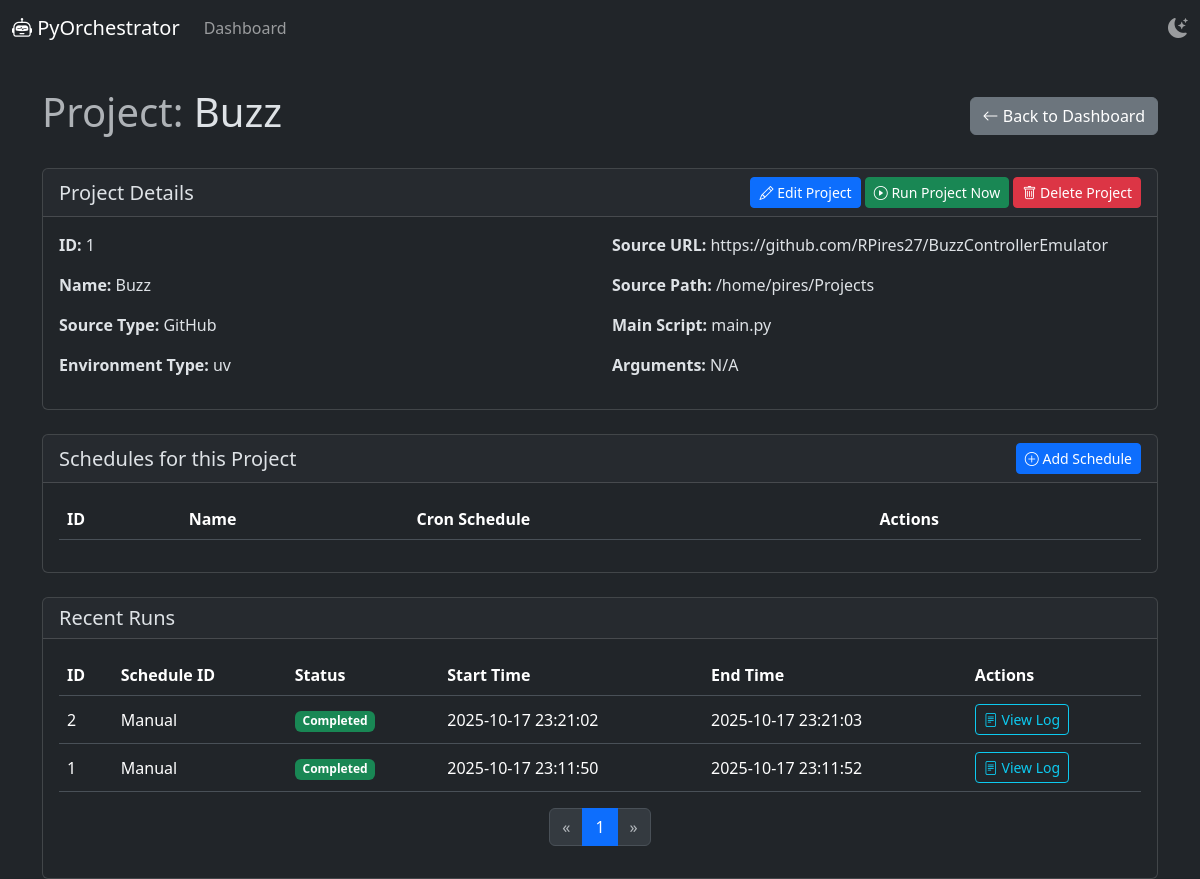
/projects/1, run on the app's committed database.
### app/models/project.py (models this page shows)
class Project(Base):
    __tablename__ = "projects"
    id = Column(Integer, primary_key=True, index=True)
    name = Column(String, unique=True, index=True)
    source_type = Column(String)
    source_url = Column(String, nullable=True)
    source_path = Column(String, nullable=True)
    main_script = Column(String)
    arguments = Column(String, nullable=True)
    environment_type = Column(String)
    schedules = relationship("Schedule", back_populates="project", cascade="all, delete-orphan")
    runs = relationship("Run", back_populates="project", cascade="all, delete-orphan")

### app/models/run.py (models this page shows)
class Run(Base):
    __tablename__ = "runs"
    id = Column(Integer, primary_key=True, index=True)
    project_id = Column(Integer, ForeignKey("projects.id"))
    schedule_id = Column(Integer, ForeignKey("schedules.id"), nullable=True)
    start_time = Column(DateTime, default=datetime.now)
    end_time = Column(DateTime, nullable=True)
    status = Column(String, default="pending") # pending, running, completed, failed
    log_output = Column(String, nullable=True)
    project = relationship("Project", back_populates="runs")
    schedule = relationship("Schedule", back_populates="runs")

### app/main.py (the view)
@app.get("/projects/{project_id}", response_class=HTMLResponse)
async def project_detail(
    request: Request,
    project_id: int,
    db: Session = Depends(get_db),
    page: int = 1,
    page_size: int = 10 # Default page size
):
    project = crud_project.get_project(db, project_id=project_id)
    if project is None:
        logger.warning(f"Attempted to view details of non-existent project with ID: {project_id}")
        raise HTTPException(status_code=404, detail="Project not found")
    schedules_data = crud_schedule.get_schedules_by_project_id(db, project_id=project_id)
    total_runs = crud_run.get_runs_count_by_project_id(db, project_id=project_id)
    runs_data = crud_run.get_runs_by_project_id(db, project_id=project_id, page=page, page_size=page_size)
    total_pages = math.ceil(total_runs / page_size)
    logger.info(f"Project detail page accessed for project ID: {project_id}. Page: {page}/{total_pages}")
    return templates.TemplateResponse("project_detail.html", {
        "request": request,
        "project": project,
        "schedules": schedules_data,
        "runs": runs_data,
        "current_page": page,
        "total_pages": total_pages,
        "page_size": page_size
    })

### templates/project_detail.html (shortened to what this page needs)
{% extends "base.html" %}
{% block content %}
<div class="d-flex justify-content-between align-items-center mb-4">
    <h1><span class="text-muted">Project:</span> {{ project.name }}</h1>
    <div>
        <a href="/" class="btn btn-secondary"><i class="bi bi-arrow-left"></i> Back to Dashboard</a>
    </div>
</div>
<div class="card mb-4">
    <div class="card-header d-flex justify-content-between align-items-center">
        <h2 class="h5 mb-0">Project Details</h2>
        <div>
            <a href="/projects/{{ project.id }}/edit" class="btn btn-primary btn-sm"><i class="bi bi-pencil"></i> Edit Project</a>
            <form action="/projects/{{ project.id }}/run" method="post" style="display:inline;">
                <button type="submit" class="btn btn-success btn-sm"><i class="bi bi-play-circle"></i> Run Project Now</button>
            </form>
            <form action="/projects/{{ project.id }}/delete" method="post" style="display:inline;" onsubmit="return confirm('Are you sure you want to delete this project and all its associated schedules and runs?');">
                <button type="submit" class="btn btn-danger btn-sm"><i class="bi bi-trash"></i> Delete Project</button>
            </form>
        </div>
    </div>
    <div class="card-body">
        <div class="row">
            <div class="col-md-6">
                <p><strong>ID:</strong> {{ project.id }}</p>
                <p><strong>Name:</strong> {{ project.name }}</p>
                <p><strong>Source Type:</strong> {{ project.source_type }}</p>
                <p><strong>Environment Type:</strong> {{ project.environment_type }}</p>
            </div>
            <div class="col-md-6">
                <p><strong>Source URL:</strong> {{ project.source_url if project.source_url else 'N/A' }}</p>
                <p><strong>Source Path:</strong> {{ project.source_path }}</p>
                <p><strong>Main Script:</strong> {{ project.main_script }}</p>
                <p><strong>Arguments:</strong> {{ project.arguments if project.arguments else 'N/A' }}</p>
            </div>
        </div>
    </div>
</div>
<div class="card mb-4">
    <div class="card-header d-flex justify-content-between align-items-center">
        <h2 class="h5 mb-0">Schedules for this Project</h2>
        <a href="/schedules/add?project_id={{ project.id }}" class="btn btn-primary btn-sm"><i class="bi bi-plus-circle"></i> Add Schedule</a>
    </div>
    <div class="card-body">
        <table class="table table-hover align-middle">
            <thead>
                <tr>
                    <th>ID</th>
                    <th>Name</th>
                    <th>Cron Schedule</th>
                    <th>Actions</th>
                </tr>
            </thead>
        </table>
    </div>
</div>
<div class="card">
    <div class="card-header">
        <h2 class="h5 mb-0">Recent Runs</h2>
    </div>
    <div class="card-body">
        <table class="table table-hover align-middle">
            <thead>
                <tr>
                    <th>ID</th>
                    <th>Schedule ID</th>
                    <th>Status</th>
                    <th>Start Time</th>
                    <th>End Time</th>
                    <th>Actions</th>
                </tr>
            </thead>
            <tbody>
                {% for run in runs %}
                <tr>
                    <td>{{ run.id }}</td>
                    <td>{{ run.schedule_id if run.schedule_id else 'Manual' }}</td>
                    <td>
                        {% if run.status == 'completed' %}
                        <span class="badge bg-success">Completed</span>
                        {% elif run.status == 'failed' %}
                        <span class="badge bg-danger">Failed</span>
                        {% elif run.status == 'running' %}
                        <span class="badge bg-primary">Running</span>
                        {% else %}
                        <span class="badge bg-secondary">{{ run.status }}</span>
                        {% endif %}
                    </td>
                    <td>{{ run.start_time.strftime('%Y-%m-%d %H:%M:%S') }}</td>
                    <td>{{ run.end_time.strftime('%Y-%m-%d %H:%M:%S') if run.end_time else 'N/A' }}</td>
                    <td><a href="/runs/{{ run.id }}" class="btn btn-sm btn-outline-info"><i class="bi bi-file-text"></i> View Log</a></td>
                </tr>
                {% endfor %}
            </tbody>
        </table>
        <nav aria-label="Page navigation for runs">
            <ul class="pagination justify-content-center">
                <li class="page-item {% if current_page == 1 %}disabled{% endif %}">
                    <a class="page-link" href="/projects/{{ project.id }}?page={{ current_page - 1 }}&page_size={{ page_size }}" aria-label="Previous">
                        <span aria-hidden="true">&laquo;</span>
                    </a>
                </li>
                {% for page_num in range(1, total_pages + 1) %}
                <li class="page-item {% if current_page == page_num %}active{% endif %}">
                    <a class="page-link" href="/projects/{{ project.id }}?page={{ page_num }}&page_size={{ page_size }}">{{ page_num }}</a>
                </li>
                {% endfor %}
                <li class="page-item {% if current_page == total_pages %}disabled{% endif %}">
                    <a class="page-link" href="/projects/{{ project.id }}?page={{ current_page + 1 }}&page_size={{ page_size }}" aria-label="Next">
                        <span aria-hidden="true">&raquo;</span>
                    </a>
                </li>
            </ul>
        </nav>
    </div>
</div>
{% endblock %}

### templates/base.html (style rules this page uses)
body { min-height: 100vh; }

### data on the page
Project: name "Buzz", id "1", source_type "GitHub", environment_type "uv", source_url "https://github.com/RPires27/BuzzControllerEmulator", source_path "/home/pires/Projects", main_script "main.py", arguments "N/A"
Run: id "2", schedule_id "Manual", status "Completed", start_time "2025-10-17 23:21:02", end_time "2025-10-17 23:21:03"
Run: id "1", schedule_id "Manual", status "Completed", start_time "2025-10-17 23:11:50", end_time "2025-10-17 23:11:52"

### other printed values
{{ page_num }} "1"
